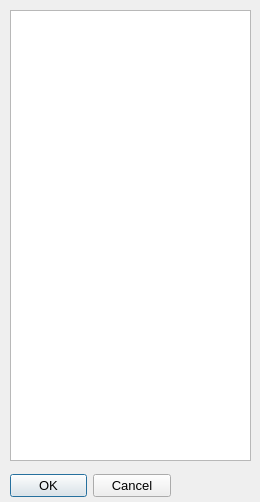
<?xml version="1.0" encoding="UTF-8"?>
<ui version="4.0">
 <class>Dialog</class>
 <widget class="QDialog" name="Dialog">
  <property name="geometry">
   <rect>
    <x>0</x>
    <y>0</y>
    <width>260</width>
    <height>502</height>
   </rect>
  </property>
  <property name="windowTitle">
   <string>Remove Minerals</string>
  </property>
  <widget class="QDialogButtonBox" name="buttonBox">
   <property name="geometry">
    <rect>
     <x>10</x>
     <y>470</y>
     <width>161</width>
     <height>32</height>
    </rect>
   </property>
   <property name="font">
    <font>
     <pointsize>10</pointsize>
    </font>
   </property>
   <property name="toolTip">
    <string>Select minerals to delete from database</string>
   </property>
   <property name="orientation">
    <enum>Qt::Horizontal</enum>
   </property>
   <property name="standardButtons">
    <set>QDialogButtonBox::Cancel|QDialogButtonBox::Ok</set>
   </property>
  </widget>
  <widget class="QListView" name="listView">
   <property name="geometry">
    <rect>
     <x>10</x>
     <y>10</y>
     <width>241</width>
     <height>451</height>
    </rect>
   </property>
   <property name="alternatingRowColors">
    <bool>true</bool>
   </property>
  </widget>
 </widget>
 <resources/>
 <connections>
  <connection>
   <sender>buttonBox</sender>
   <signal>accepted()</signal>
   <receiver>Dialog</receiver>
   <slot>accept()</slot>
   <hints>
    <hint type="sourcelabel">
     <x>248</x>
     <y>254</y>
    </hint>
    <hint type="destinationlabel">
     <x>157</x>
     <y>274</y>
    </hint>
   </hints>
  </connection>
  <connection>
   <sender>buttonBox</sender>
   <signal>rejected()</signal>
   <receiver>Dialog</receiver>
   <slot>reject()</slot>
   <hints>
    <hint type="sourcelabel">
     <x>316</x>
     <y>260</y>
    </hint>
    <hint type="destinationlabel">
     <x>286</x>
     <y>274</y>
    </hint>
   </hints>
  </connection>
 </connections>
</ui>
